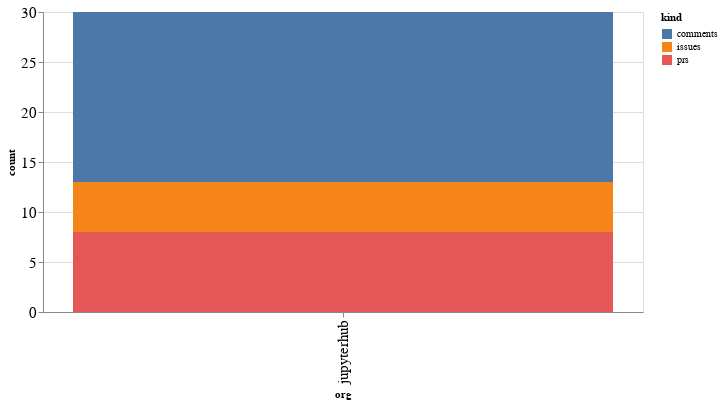

The cell this chart's notebook holds for it:
### Code cell
alt.Chart(org_summaries, width=600).mark_bar().encode(
    x='org',
    y='count',
    color='kind',
    tooltip="org"
)

### Figure 1 — Vega-Lite specification as saved in the notebook (floating-point values rounded to 4 significant figures)
{"config": {"axisLeft": {"labelFontSize": 15}, "axisBottom": {"labelFontSize": 15}}, "data": {"name": "data-90cdfa751d90076c8b5ca0678ba521b6"}, "mark": "bar", "encoding": {"color": {"type": "nominal", "field": "kind"}, "tooltip": {"type": "nominal", "field": "org"}, "x": {"type": "nominal", "field": "org"}, "y": {"type": "quantitative", "field": "count"}}, "width": 600, "$schema": "https://vega.github.io/schema/vega-lite/v4.8.1.json", "datasets": {"data-90cdfa751d90076c8b5ca0678ba521b6": [{"org": "jupyterhub", "kind": "comments", "count": 17}, {"org": "jupyterhub", "kind": "issues", "count": 5}, {"org": "jupyterhub", "kind": "prs", "count": 8}]}}
